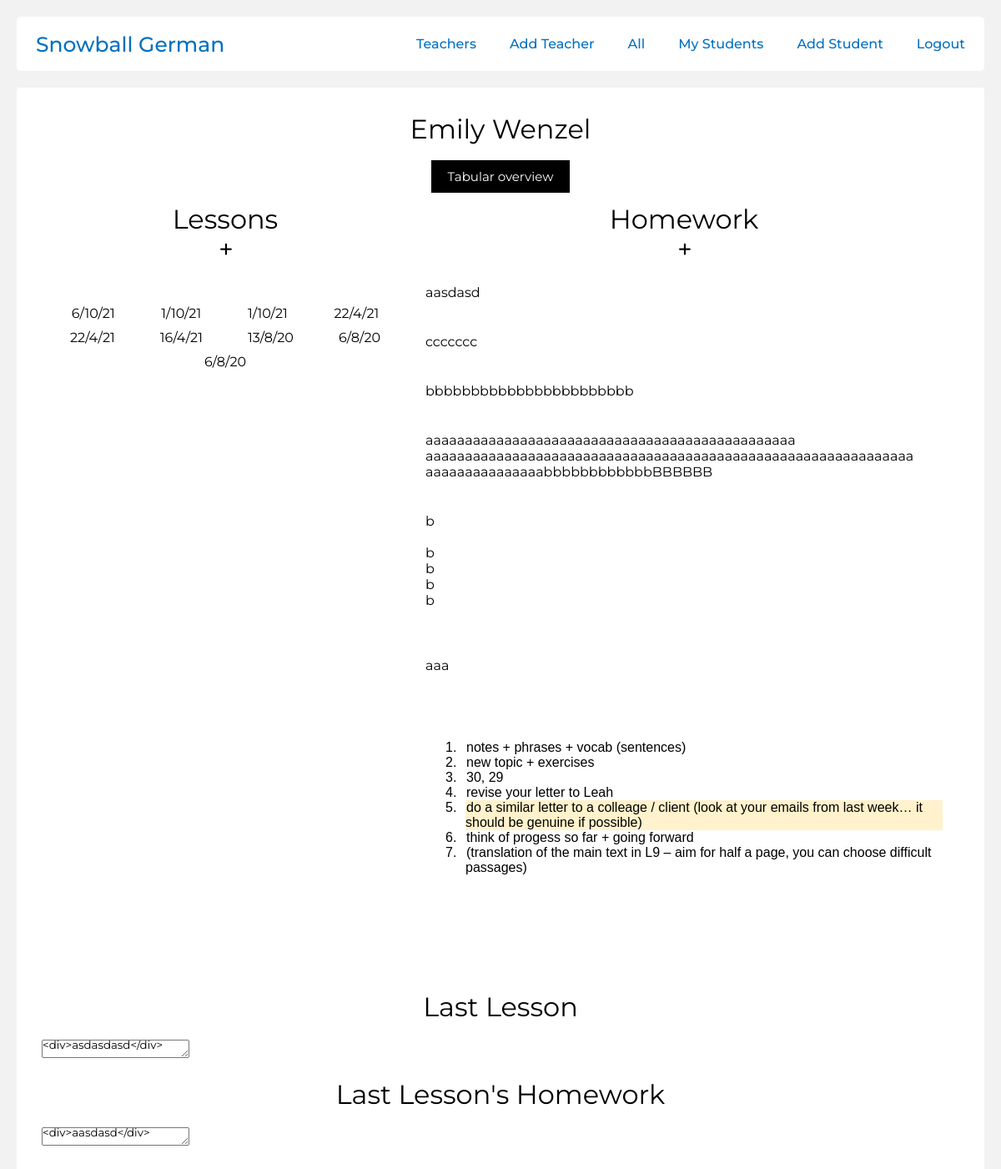
The app's page /030/studentDetail.php?id=22 (signed in) with its own data.
### tables this page shows
CREATE TABLE `user` (
  `id` int(11) NOT NULL,
  `name` varchar(50) NOT NULL,
  `surname` varchar(50) NOT NULL,
  `email` varchar(50) NOT NULL,
  `password` varchar(200) NOT NULL,
  `admin` tinyint(1) NOT NULL,
  `teacher` tinyint(4) NOT NULL,
  `teacher_id` int(11) NOT NULL,
  `gdpr` tinyint(4) NOT NULL
);

CREATE TABLE `lesson` (
  `id` int(11) NOT NULL,
  `date` datetime NOT NULL,
  `user_id` int(11) NOT NULL,
  `teacher_id` int(11) NOT NULL,
  `note` longtext,
  `hw` text,
  `plan` text,
  `heading` text
);

### 030/model/trida.php (called while the page is built, shortened)
<?php
class trida
{
    protected $conn;
    public function __construct()
    {
        $this->conn = new PDO('mysql:host=' . trida::HOST . ';dbname=' . trida::DBNAME,
        trida::USER,
        trida::PASS);
        $this->conn->query('SET NAMES utf8');
    }
    public function exec($sql, $PARAMS = [])
    {
        $stmt = $this->conn->prepare($sql);
        $result = $stmt->execute($PARAMS);
        return $stmt;
    }
    public function selectAll($sql, $PARAMS = [])
    {
        return $this->exec($sql, $PARAMS)->fetchAll();
    }
    public function selectOne($sql, $PARAMS = [])
    {
        return $this->exec($sql, $PARAMS)->fetch();
    }
}

### 030/model/abstraktni.php (called while the page is built, shortened)
<?php
class abstraktni
{
    public function __construct(trida $db)
    {
        $this->db = $db;
    }
}

### 030/model/user_repository.php (called while the page is built, shortened)
<?php
class user_repository extends abstraktni{
    public function getUserById($id)
    {
        $sql ='SELECT * from user where id = :id';
        $params = [
            ':id' => $id,
        ];
        return $this->db->selectOne($sql, $params);
    }
}

### 030/model/lesson_repository.php (called while the page is built, shortened)
<?php
class lesson_repository extends abstraktni{
    public function getLessonsByUserId($id)
    {
        $sql ='SELECT *, DATE_FORMAT(date,"%e/%c/%y") as date_form from lesson where user_id = :id ORDER BY `date` DESC';
        $params = [
            ':id' => $id,
        ];
        return $this->db->selectAll($sql, $params);
    }
    public function getLastLesson($id)
    {
        $sql ='SELECT * from lesson where user_id = :id ORDER BY `date` DESC limit 1';
        $params = [
            ':id' => $id,
        ];
        return $this->db->selectAll($sql, $params);
    }
}

### 030/studentDetail.php (the view, shortened to what this page needs)
<?php
$db = new trida();
$us = new user_repository($db);
$ls = new lesson_repository($db);
$LastLesson = $ls->getLastLesson($_GET['id']);
if(isset($_GET['id']))
{
    $user = $us->getUserByID($_GET['id']);
    $allLessons = $ls->getLessonsByUserId($_GET['id']);
    if($_SESSION['user']['teacher']==0)
    {
        if(isset($_GET['more']))
        {
            $lesson = $ls->getLessonsByUserId($_GET['id']);
        }
        else
        {
            $lesson = $ls->getTopTenLessonsByUserId($_GET['id']);
        }
    }
    else
    {
        $lesson = $ls->getLessonsByUserId($_GET['id']);
    }
}
else
{
    $user = $us->getUserByID($_SESSION['user']['id']);
}
?>
<?php if(isset($_SESSION['user'])):?>
<!DOCTYPE html>
<html lang="en">
<head>
    <?php include 'head.php'?>
</head>
<body>
<?php include 'header.php'?>
<main>
<h1 class="center weight400"><?= $user['name']?> <?= $user['surname']?></a> </h1>
<?php if($_SESSION['user']['teacher']==1 | $_SESSION['user']['admin']==1 ):?>
    <h2 class="center weight400"><a href="tabularOverview.php?id=<?=$user['id']?>" class="button">Tabular overview</a></h2>
<?php endif ?>
<div class="TwoButtons">
    <div class="OneButton margin50">
        <h1 class="weight400">Lessons</h1>
            <?php if($_SESSION['user']['teacher']==1 | $_SESSION['user']['admin']==1 ):?>
                <h2><a href="addLesson.php?id=<?=$user['id']?>" class="link"><i class="fas fa-plus"></i></a></h2>
            <?php endif ?>
        <div class="lessons-content">
            <?php foreach($lesson as $l):?>
                <div class="lesson">
                <a href="lessonDetail.php?id=<?=$l['id']?>" class="link-black"><?=$l['date_form']?></a>
                </div>
            <?php endforeach; ?>
        </div>
    </div>
    <div class="OneButton">
        <h1 class="weight400">Homework</h1>
        <?php if($_SESSION['user']['teacher']==1 | $_SESSION['user']['admin']==1 ):?>
            <h2><a href="#" class="link"><i class="fas fa-plus"></i></a></h2>
        <?php endif ?>
        <div class="homework-content">
            <?php foreach($allLessons as $l):?>
                <div class="hw"><a href="lessonDetail.php?id=<?=$l['id']?>" class="link-black"><?=$l['hw']?></a></div>
            <?php endforeach; ?>
        </div>
    </div>
</div>
<div>
<h1 class="center weight400"> Last Lesson </h1>
<?php foreach($LastLesson as $les):?>
<textarea><?=$les['note']?></textarea>
<h1 class="center weight400 marginTop"> Last Lesson's Homework </h1>
<textarea><?=$les['hw']?></textarea>
<?php endforeach; ?>
</div>
</main>
</body>
</html>
<?php endif;?>

### 030/style.css (style rules this page uses)
* { margin: 0; padding: 0; box-sizing: border-box; font-family: 'Montserrat', sans-serif; }
html { --color: #f2f2f2ff; --blue:#0070c0ff; }
body { background: var(--color); }
main { position: relative; max-width: 1200px; margin: 20px auto; min-height: 90vh; background: #fff; box-sizing: border-box; border-radius: 4px; padding: 30px; }
.marginTop { margin-top:20px; }
.weight400 { font-weight: 400; }
.link { text-decoration: none; color: #000; }
.link-black { text-decoration: none; color: #000; }
.center { text-align: center; margin-bottom: 20px; }
.TwoButtons { display: grid; grid-template-columns: 40% 60%; margin-bottom: 50px; }
.OneButton { text-align: center; }
.margin50 { margin-bottom:50px; }
.lessons-content { margin-top: 50px; display: flex; flex-wrap: wrap; justify-content: space-evenly; max-height: 70vh; overflow: auto; overflow-x: hidden; }
.homework-content { margin-top: 20px; max-height: 70vh; overflow: auto; overflow-x: hidden; }
.lesson { padding: 5px 20px; }
.hw { padding: 10px 20px; margin-bottom: 20px; text-align: left; }
.fa-plus { color: black; padding-left: 2px; }
.button { border: none; text-decoration: none; background: black; color: white; padding: 10px 20px; margin-top: 10px; font-size: 15px; text-align: center; transition: 0.3s; }
textarea { line-height: 10px; }
.fas { font-size: 17px; }
@media (max-width: 1200px) { main { margin: 20px; } }

### records on screen
user: name "Emily", surname "Wenzel"
lesson: date_form "6/10/21", hw "aasdasd", note "<div>asdasdasd</div>", hw "<div>aasdasd</div>"
lesson: date_form "1/10/21", hw "ccccccc"
lesson: date_form "1/10/21", hw "bbbbbbbbbbbbbbbbbbbbbbb"
lesson: date_form "22/4/21", hw "aaaaaaaaaaaaaaaaaaaaaaaaaaaaaaaaaaaaaaaaaaaaaaa aaaaaaaaaaaaaaaaaaaaaaaaaaaaaaaaaaaaaaaaaaaaaaaaaaaaaaaaaaaaaa aaaaaaaaaaaaaaabbbbbbbbbbbbBBBBBB"
lesson: date_form "22/4/21", hw "b b b b b"
lesson: date_form "16/4/21", hw "aaa"
lesson: date_form "13/8/20"
lesson: date_form "6/8/20", hw "1. notes + phrases + vocab (sentences) 2. new topic + exercises 3. 30, 29 4. revise your letter to Leah 5. do a similar letter to a colleage / client (look at your emails from last week… it should be genuine if possible) 6. think of progess so far + going forward 7. (translation of the main text in L9 – aim for half a page, you can choose difficult passages)"
lesson: date_form "6/8/20"
